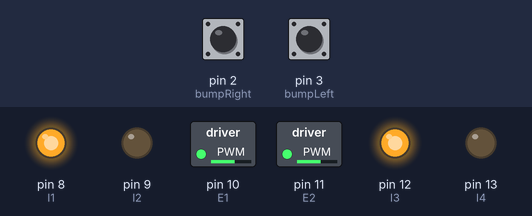
The sketch below on a simulated Arduino Uno, built with avr-gcc and run on an emulated ATmega328P. On the bench: switched loads named in the sketch (green lamp = pin HIGH), output pins drawn as LEDs (lit = HIGH). The test bench sets the inputs (shaded band); at power-on: pin 2 (bumpRight) HIGH, pin 3 (bumpLeft) HIGH. What the sketch prints to the serial monitor is not drawn.

Above: at 1.2 s.
1.3 s: pin 2 (bumpRight) pulled LOW for 0.15 s
2.9 s: pin 3 (bumpLeft) pulled LOW for 0.15 s
4.5 s: pin 2 (bumpRight) driven LOW and pin 3 (bumpLeft) driven LOW
7.5 s: pin 2 (bumpRight) pulsed HIGH 2 times (0.12 s each, 0.3 s apart)
11.1 s: pin 3 (bumpLeft) driven HIGH
14.1 s: pin 3 (bumpLeft) driven LOW
Timing chart, 0 to 17.1 s (numbered marks = the images above; inputs shaded):
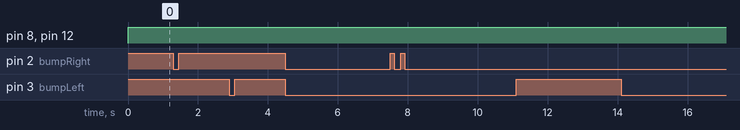

Measured:
- after the input at 1.3 s, every drawn part: stays the same
- after the input at 2.9 s, every drawn part: stays the same
- after the input at 4.5 s, every drawn part: stays the same
- after the input at 7.5 s, every drawn part: stays the same
- after the input at 11.1 s, every drawn part: stays the same
- after the input at 14.1 s, every drawn part: stays the same

The sketch:

sketch_whiskers_robot.ino
```cpp
/*
 * we try to add whiskers to the robot. See whiskers testing
 * if the switch is pressed then it is a LOW (whiskers feel something) otherwise a HIGH
 */
// --------------------------------------------------------------------------- Motors

#define E1 10  // Enable Pin for motor 1  - we will use the analogWrite to control speed so we need 10 and 11
#define E2 11  // Enable Pin for motor 2  - because you can write analog output using PWM technique. analogWRite() takes a number between 0 and 255
                                    //      - 255 is for 5V

#define I1 8  // Control pin 1 for motor 1
#define I2 9  // Control pin 2 for motor 1
#define I3 12  // Control pin 1 for motor 2
#define I4 13  // Control pin 2 for motor 2
byte speed =150; // forward  speed = 150 - the speed can be between 0 and 255 theoritically. but below 150 it does not work. if speed is 0 the the driver is enable

// for bumpers or whiskers
const int bumpRight=2; // whiskers right
const int bumpLeft=3; // whiskers left
int bpLeft; // state of pin 3 it is HIGH when the siwtch is open as I destroyed the other way
int bpRight;
// --------------------------------------------------------------------------- Setup
void setup() {
Serial.begin(9600);

// Setup motors
 pinMode(E1, OUTPUT);
 pinMode(E2, OUTPUT);

pinMode(I1, OUTPUT);
pinMode(I2, OUTPUT);
pinMode(I3, OUTPUT);
pinMode(I4, OUTPUT);
analogWrite(E1, speed); // enable the motors at the required speed.
analogWrite(E2, speed);

// whiskers
  pinMode(bumpRight,INPUT);
  pinMode(bumpLeft,INPUT);
}


// --------------------------------------------------------------------------- Loop
void loop() {
// forward  speed = 150 - the speed can be between 0 and 255 theoritically. but below 150 it does not work. if speed is 0 the the driver is enable
drive_forward();
bpLeft=digitalRead(bumpLeft);
  if (bpLeft==LOW) {
      Serial.print(" reverse and turn right ");
      Serial.println("left bumper") ;
      Serial.println(bpLeft);
    }
bpRight=digitalRead(bumpRight);
  if (bpRight==LOW) {
    Serial.print("reverse and turn left");
    Serial.println("right bumper");
    Serial.println(bpRight);
    }
  Serial.println(bpRight);


}
// --------------------------------------------------------------------------- Drive

void motor_stop(){
digitalWrite(I1, LOW);
digitalWrite(I2, LOW);

digitalWrite(I3, LOW);
digitalWrite(I4, LOW);
delay(25);
}

void drive_forward(){

digitalWrite(I1, HIGH); // left motor
digitalWrite(I2, LOW);

digitalWrite(I3, HIGH);//rightmotor
digitalWrite(I4, LOW);
}

void drive_backward(){
digitalWrite(I1, LOW);
digitalWrite(I2, HIGH);

digitalWrite(I3, LOW);
digitalWrite(I4, HIGH);
}

void turn_left() {
 digitalWrite(I1, LOW);
digitalWrite(I2, LOW);

digitalWrite(I3, HIGH);
digitalWrite(I4, LOW);

  }

void sharp_turn_left(){
digitalWrite(I1, LOW);
digitalWrite(I2, HIGH);

digitalWrite(I3, HIGH);
digitalWrite(I4, LOW);
}
// the right wheel go backward
void sharp_turn_right(){
digitalWrite(I1, HIGH);
digitalWrite(I2, LOW);

digitalWrite(I3, LOW);
digitalWrite(I4, HIGH);
}
// left  wheel stops
void turn_right(){
digitalWrite(I1, HIGH);
digitalWrite(I2, LOW);

digitalWrite(I3, LOW);
digitalWrite(I4, LOW);
  }
```
